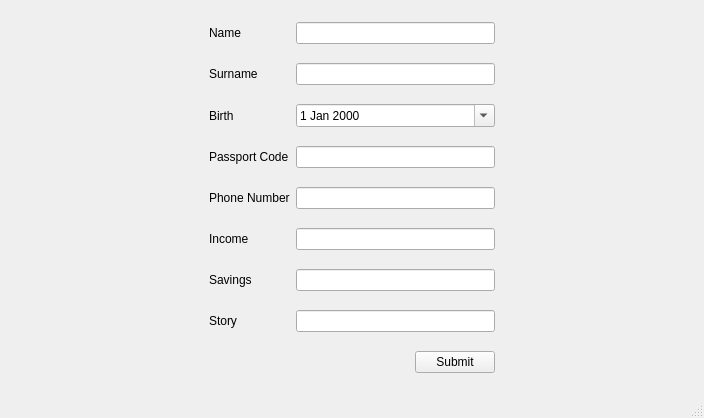
<?xml version="1.0" encoding="UTF-8"?>
<ui version="4.0">
 <class>AddClient</class>
 <widget class="QMainWindow" name="AddClient">
  <property name="geometry">
   <rect>
    <x>0</x>
    <y>0</y>
    <width>704</width>
    <height>418</height>
   </rect>
  </property>
  <property name="sizePolicy">
   <sizepolicy hsizetype="Fixed" vsizetype="Fixed">
    <horstretch>0</horstretch>
    <verstretch>0</verstretch>
   </sizepolicy>
  </property>
  <property name="windowTitle">
   <string>MainWindow</string>
  </property>
  <widget class="QWidget" name="centralwidget">
   <layout class="QGridLayout" name="gridLayout">
    <item row="7" column="1">
     <widget class="QLabel" name="labelStory">
      <property name="text">
       <string>Story</string>
      </property>
     </widget>
    </item>
    <item row="3" column="3">
     <widget class="QLineEdit" name="linePassCode"/>
    </item>
    <item row="0" column="3">
     <widget class="QLineEdit" name="lineName"/>
    </item>
    <item row="2" column="3">
     <widget class="QDateEdit" name="dateEdit">
      <property name="calendarPopup">
       <bool>true</bool>
      </property>
     </widget>
    </item>
    <item row="8" column="3">
     <layout class="QHBoxLayout" name="horizontalLayout">
      <property name="spacing">
       <number>2</number>
      </property>
      <item>
       <spacer name="horizontalSpacer">
        <property name="orientation">
         <enum>Qt::Horizontal</enum>
        </property>
        <property name="sizeHint" stdset="0">
         <size>
          <width>40</width>
          <height>20</height>
         </size>
        </property>
       </spacer>
      </item>
      <item>
       <widget class="QPushButton" name="pushButton">
        <property name="sizePolicy">
         <sizepolicy hsizetype="Minimum" vsizetype="Fixed">
          <horstretch>0</horstretch>
          <verstretch>0</verstretch>
         </sizepolicy>
        </property>
        <property name="text">
         <string>Submit</string>
        </property>
       </widget>
      </item>
     </layout>
    </item>
    <item row="6" column="3">
     <widget class="QLineEdit" name="lineSavings"/>
    </item>
    <item row="2" column="1">
     <widget class="QLabel" name="labelBirth">
      <property name="text">
       <string>Birth</string>
      </property>
     </widget>
    </item>
    <item row="7" column="3">
     <widget class="QLineEdit" name="lineStory"/>
    </item>
    <item row="3" column="1">
     <widget class="QLabel" name="labelPassCode">
      <property name="text">
       <string>Passport Code</string>
      </property>
     </widget>
    </item>
    <item row="4" column="3">
     <widget class="QLineEdit" name="linePhone"/>
    </item>
    <item row="5" column="1">
     <widget class="QLabel" name="labelIncome">
      <property name="text">
       <string>Income </string>
      </property>
     </widget>
    </item>
    <item row="1" column="1">
     <widget class="QLabel" name="labelSurname">
      <property name="text">
       <string>Surname</string>
      </property>
     </widget>
    </item>
    <item row="0" column="1">
     <widget class="QLabel" name="labelName">
      <property name="text">
       <string>Name</string>
      </property>
     </widget>
    </item>
    <item row="5" column="3">
     <widget class="QLineEdit" name="lineIncome"/>
    </item>
    <item row="6" column="1">
     <widget class="QLabel" name="labelSavings">
      <property name="text">
       <string>Savings</string>
      </property>
     </widget>
    </item>
    <item row="1" column="3">
     <widget class="QLineEdit" name="lineSurname">
      <property name="sizePolicy">
       <sizepolicy hsizetype="Preferred" vsizetype="Fixed">
        <horstretch>0</horstretch>
        <verstretch>0</verstretch>
       </sizepolicy>
      </property>
     </widget>
    </item>
    <item row="4" column="1">
     <widget class="QLabel" name="labelPhone">
      <property name="text">
       <string>Phone Number</string>
      </property>
     </widget>
    </item>
    <item row="4" column="0">
     <spacer name="horizontalSpacer_2">
      <property name="orientation">
       <enum>Qt::Horizontal</enum>
      </property>
      <property name="sizeHint" stdset="0">
       <size>
        <width>40</width>
        <height>20</height>
       </size>
      </property>
     </spacer>
    </item>
    <item row="4" column="4">
     <spacer name="horizontalSpacer_3">
      <property name="orientation">
       <enum>Qt::Horizontal</enum>
      </property>
      <property name="sizeHint" stdset="0">
       <size>
        <width>40</width>
        <height>20</height>
       </size>
      </property>
     </spacer>
    </item>
   </layout>
  </widget>
  <widget class="QMenuBar" name="menubar">
   <property name="geometry">
    <rect>
     <x>0</x>
     <y>0</y>
     <width>704</width>
     <height>21</height>
    </rect>
   </property>
  </widget>
  <widget class="QStatusBar" name="statusbar"/>
 </widget>
 <resources/>
 <connections/>
</ui>
